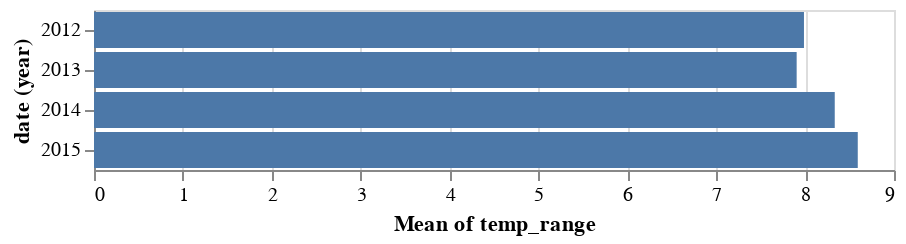

Notebook code cell kept with this figure:
### Code cell
alt.Chart(df).mark_bar().encode(
    x='mean(temp_range):Q',
    y='year(date):O'
).transform_calculate(
    temp_range="datum.temp_max - datum.temp_min"
)

### Figure 1 — Vega-Lite specification as saved in the notebook (floating-point values rounded to 4 significant figures; data arrays with more than 128 entries replaced by an {"elided": "..."} marker saying what was removed)
{"config": {"view": {"continuousWidth": 400, "continuousHeight": 300}}, "data": {"name": "data-830c39fec90146253fb06a06c26374ef"}, "mark": "bar", "encoding": {"x": {"aggregate": "mean", "field": "temp_range", "type": "quantitative"}, "y": {"field": "date", "timeUnit": "year", "type": "ordinal"}}, "transform": [{"calculate": "datum.temp_max - datum.temp_min", "as": "temp_range"}], "$schema": "https://vega.github.io/schema/vega-lite/v4.17.0.json", "datasets": {"data-830c39fec90146253fb06a06c26374ef": {"elided": "1461 records"}}}
